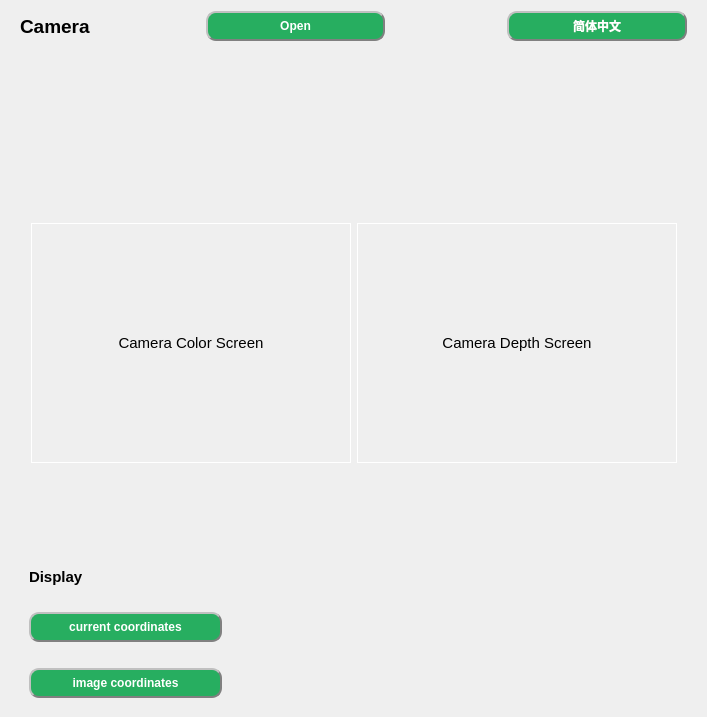
            <widget class="QWidget" name="body_right_widget" native="true">
             <property name="maximumSize">
              <size>
               <width>750</width>
               <height>700</height>
              </size>
             </property>
             <property name="styleSheet">
              <string notr="true"/>
             </property>
             <layout class="QVBoxLayout" name="verticalLayout_10" stretch="1,1,9,2">
              <property name="leftMargin">
               <number>10</number>
              </property>
              <property name="topMargin">
               <number>1</number>
              </property>
              <property name="rightMargin">
               <number>10</number>
              </property>
              <property name="bottomMargin">
               <number>0</number>
              </property>
              <item>
               <widget class="QWidget" name="widget_21" native="true">
                <property name="maximumSize">
                 <size>
                  <width>700</width>
                  <height>100</height>
                 </size>
                </property>
                <layout class="QHBoxLayout" name="horizontalLayout_16" stretch="2,2,5,2">
                 <property name="leftMargin">
                  <number>10</number>
                 </property>
                 <property name="topMargin">
                  <number>10</number>
                 </property>
                 <property name="rightMargin">
                  <number>10</number>
                 </property>
                 <property name="bottomMargin">
                  <number>10</number>
                 </property>
                 <item>
                  <widget class="QLabel" name="camara_show">
                   <property name="font">
                    <font>
                     <family>Arial</family>
                     <pointsize>14</pointsize>
                     <weight>75</weight>
                     <bold>true</bold>
                    </font>
                   </property>
                   <property name="text">
                    <string>Camera</string>
                   </property>
                  </widget>
                 </item>
                 <item>
                  <widget class="QPushButton" name="open_camera_btn">
                   <property name="minimumSize">
                    <size>
                     <width>0</width>
                     <height>30</height>
                    </size>
                   </property>
                   <property name="font">
                    <font>
                     <family>Arial</family>
                     <weight>75</weight>
                     <bold>true</bold>
                    </font>
                   </property>
                   <property name="cursor">
                    <cursorShape>PointingHandCursor</cursorShape>
                   </property>
                   <property name="styleSheet">
                    <string notr="true">background-color: rgb(39, 174, 96);
color: rgb(255, 255, 255);
border-radius: 10px;
border: 2px groove gray;
border-style: outset;</string>
                   </property>
                   <property name="text">
                    <string>Open</string>
                   </property>
                  </widget>
                 </item>
                 <item>
                  <widget class="QWidget" name="widget_22" native="true">
                   <property name="maximumSize">
                    <size>
                     <width>110</width>
                     <height>16777215</height>
                    </size>
                   </property>
                  </widget>
                 </item>
                 <item>
                  <widget class="QPushButton" name="language_btn">
                   <property name="minimumSize">
                    <size>
                     <width>0</width>
                     <height>30</height>
                    </size>
                   </property>
                   <property name="font">
                    <font>
                     <family>Arial</family>
                     <weight>75</weight>
                     <bold>true</bold>
                    </font>
                   </property>
                   <property name="cursor">
                    <cursorShape>PointingHandCursor</cursorShape>
                   </property>
                   <property name="styleSheet">
                    <string notr="true">background-color: rgb(39, 174, 96);
color: rgb(255, 255, 255);
border-radius: 10px;
border: 2px groove gray;
border-style: outset;</string>
                   </property>
                   <property name="text">
                    <string>简体中文</string>
                   </property>
                  </widget>
                 </item>
                </layout>
               </widget>
              </item>
              <item>
               <widget class="QLabel" name="prompts_lab">
                <property name="minimumSize">
                 <size>
                  <width>600</width>
                  <height>80</height>
                 </size>
                </property>
                <property name="maximumSize">
                 <size>
                  <width>700</width>
                  <height>80</height>
                 </size>
                </property>
                <property name="font">
                 <font>
                  <pointsize>13</pointsize>
                  <weight>75</weight>
                  <bold>true</bold>
                 </font>
                </property>
                <property name="styleSheet">
                 <string notr="true">color: rgb(255, 0, 0);</string>
                </property>
                <property name="text">
                 <string/>
                </property>
                <property name="alignment">
                 <set>Qt::AlignLeading|Qt::AlignLeft|Qt::AlignTop</set>
                </property>
                <property name="wordWrap">
                 <bool>true</bool>
                </property>
               </widget>
              </item>
              <item>
               <widget class="QWidget" name="widget_28" native="true">
                <property name="minimumSize">
                 <size>
                  <width>0</width>
                  <height>400</height>
                 </size>
                </property>
                <property name="maximumSize">
                 <size>
                  <width>700</width>
                  <height>400</height>
                 </size>
                </property>
                <layout class="QHBoxLayout" name="horizontalLayout_20" stretch="1,5,5,1">
                 <property name="leftMargin">
                  <number>0</number>
                 </property>
                 <property name="topMargin">
                  <number>0</number>
                 </property>
                 <property name="rightMargin">
                  <number>0</number>
                 </property>
                 <property name="bottomMargin">
                  <number>0</number>
                 </property>
                 <item>
                  <widget class="QWidget" name="widget_29" native="true">
                   <property name="minimumSize">
                    <size>
                     <width>0</width>
                     <height>0</height>
                    </size>
                   </property>
                  </widget>
                 </item>
                 <item>
                  <widget class="QLabel" name="show_camera_lab_rgb">
                   <property name="minimumSize">
                    <size>
                     <width>320</width>
                     <height>240</height>
                    </size>
                   </property>
                   <property name="maximumSize">
                    <size>
                     <width>320</width>
                     <height>240</height>
                    </size>
                   </property>
                   <property name="font">
                    <font>
                     <family>Arial</family>
                     <pointsize>11</pointsize>
                     <weight>50</weight>
                     <bold>false</bold>
                    </font>
                   </property>
                   <property name="cursor">
                    <cursorShape>PointingHandCursor</cursorShape>
                   </property>
                   <property name="styleSheet">
                    <string notr="true">border:1px solid white;</string>
                   </property>
                   <property name="text">
                    <string>Camera Color Screen</string>
                   </property>
                   <property name="alignment">
                    <set>Qt::AlignCenter</set>
                   </property>
                   <property name="margin">
                    <number>0</number>
                   </property>
                   <property name="indent">
                    <number>1</number>
                   </property>
                  </widget>
                 </item>
                 <item>
                  <widget class="QLabel" name="show_camera_lab_depth">
                   <property name="minimumSize">
                    <size>
                     <width>320</width>
                     <height>240</height>
                    </size>
                   </property>
                   <property name="maximumSize">
                    <size>
                     <width>320</width>
                     <height>240</height>
                    </size>
                   </property>
                   <property name="font">
                    <font>
                     <family>Arial</family>
                     <pointsize>11</pointsize>
                    </font>
                   </property>
                   <property name="styleSheet">
                    <string notr="true">border:1px solid white;</string>
                   </property>
                   <property name="text">
                    <string>Camera Depth Screen</string>
                   </property>
                   <property name="alignment">
                    <set>Qt::AlignCenter</set>
                   </property>
                  </widget>
                 </item>
                 <item>
                  <widget class="QWidget" name="widget_30" native="true">
                   <property name="minimumSize">
                    <size>
                     <width>0</width>
                     <height>0</height>
                    </size>
                   </property>
                  </widget>
                 </item>
                </layout>
               </widget>
              </item>
              <item>
               <widget class="QWidget" name="widget_23" native="true">
                <property name="maximumSize">
                 <size>
                  <width>700</width>
                  <height>16777215</height>
                 </size>
                </property>
                <layout class="QVBoxLayout" name="verticalLayout_9">
                 <item>
                  <widget class="QWidget" name="widget_24" native="true">
                   <layout class="QHBoxLayout" name="horizontalLayout_17" stretch="2,8">
                    <property name="leftMargin">
                     <number>10</number>
                    </property>
                    <property name="topMargin">
                     <number>10</number>
                    </property>
                    <property name="rightMargin">
                     <number>10</number>
                    </property>
                    <property name="bottomMargin">
                     <number>10</number>
                    </property>
                    <item>
                     <widget class="QLabel" name="connect_lab_3">
                      <property name="font">
                       <font>
                        <family>Arial</family>
                        <pointsize>11</pointsize>
                        <weight>75</weight>
                        <bold>true</bold>
                       </font>
                      </property>
                      <property name="text">
                       <string>Display</string>
                      </property>
                     </widget>
                    </item>
                    <item>
                     <widget class="QWidget" name="widget_25" native="true"/>
                    </item>
                   </layout>
                  </widget>
                 </item>
                 <item>
                  <widget class="QWidget" name="widget_26" native="true">
                   <layout class="QHBoxLayout" name="horizontalLayout_18" stretch="3,7">
                    <property name="leftMargin">
                     <number>10</number>
                    </property>
                    <property name="topMargin">
                     <number>10</number>
                    </property>
                    <property name="rightMargin">
                     <number>10</number>
                    </property>
                    <property name="bottomMargin">
                     <number>10</number>
                    </property>
                    <item>
                     <widget class="QPushButton" name="current_coord_btn">
                      <property name="minimumSize">
                       <size>
                        <width>193</width>
                        <height>30</height>
                       </size>
                      </property>
                      <property name="maximumSize">
                       <size>
                        <width>193</width>
                        <height>30</height>
                       </size>
                      </property>
                      <property name="font">
                       <font>
                        <family>Arial</family>
                        <weight>75</weight>
                        <bold>true</bold>
                       </font>
                      </property>
                      <property name="cursor">
                       <cursorShape>PointingHandCursor</cursorShape>
                      </property>
                      <property name="styleSheet">
                       <string notr="true">background-color: rgb(39, 174, 96);
color: rgb(255, 255, 255);
border-radius: 10px;
border: 2px groove gray;
border-style: outset;</string>
                      </property>
                      <property name="text">
                       <string>current coordinates</string>
                      </property>
                     </widget>
                    </item>
                    <item>
                     <widget class="QLabel" name="cuttent_coord_lab">
                      <property name="minimumSize">
                       <size>
                        <width>450</width>
                        <height>30</height>
                       </size>
                      </property>
                      <property name="maximumSize">
                       <size>
                        <width>450</width>
                        <height>30</height>
                       </size>
                      </property>
                      <property name="font">
                       <font>
                        <family>Arial</family>
                        <pointsize>15</pointsize>
                        <weight>75</weight>
                        <bold>true</bold>
                       </font>
                      </property>
                      <property name="styleSheet">
                       <string notr="true"/>
                      </property>
                      <property name="text">
                       <string/>
                      </property>
                     </widget>
                    </item>
                   </layout>
                  </widget>
                 </item>
                 <item>
                  <widget class="QWidget" name="widget_27" native="true">
                   <layout class="QHBoxLayout" name="horizontalLayout_19" stretch="3,7">
                    <property name="leftMargin">
                     <number>10</number>
                    </property>
                    <property name="topMargin">
                     <number>10</number>
                    </property>
                    <property name="rightMargin">
                     <number>10</number>
                    </property>
                    <property name="bottomMargin">
                     <number>10</number>
                    </property>
                    <item>
                     <widget class="QPushButton" name="image_coord_btn">
                      <property name="minimumSize">
                       <size>
                        <width>193</width>
                        <height>30</height>
                       </size>
                      </property>
                      <property name="maximumSize">
                       <size>
                        <width>193</width>
                        <height>30</height>
                       </size>
                      </property>
                      <property name="font">
                       <font>
                        <family>Arial</family>
                        <weight>75</weight>
                        <bold>true</bold>
                       </font>
                      </property>
                      <property name="cursor">
                       <cursorShape>PointingHandCursor</cursorShape>
                      </property>
                      <property name="styleSheet">
                       <string notr="true">background-color: rgb(39, 174, 96);
color: rgb(255, 255, 255);
border-radius: 10px;
border: 2px groove gray;
border-style: outset;</string>
                      </property>
                      <property name="text">
                       <string>image coordinates</string>
                      </property>
                     </widget>
                    </item>
                    <item>
                     <widget class="QLabel" name="img_coord_lab">
                      <property name="font">
                       <font>
                        <family>Arial</family>
                        <pointsize>15</pointsize>
                        <weight>75</weight>
                        <bold>true</bold>
                       </font>
                      </property>
                      <property name="styleSheet">
                       <string notr="true">background-color: rgb(255, 255, 255，200);</string>
                      </property>
                      <property name="text">
                       <string/>
                      </property>
                     </widget>
                    </item>
                   </layout>
                  </widget>
                 </item>
                </layout>
               </widget>
              </item>
             </layout>
            </widget>
